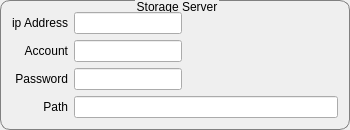
         <widget class="QGroupBox" name="storage_groupBox">
          <property name="styleSheet">
           <string notr="true">QGroupBox{
border-width:1px;
border-style:solid;
border-radius: 10px;
border-color:gray;
margin-top:2.5ex;
}
QGroupBox::title{
subcontrol-origin:margin;
subcontrol-position:top center;
padding:0 1x;
}</string>
          </property>
          <property name="title">
           <string>Storage Server</string>
          </property>
          <layout class="QGridLayout" name="gridLayout_12">
           <item row="0" column="0">
            <widget class="QLabel" name="storage_ip_label">
             <property name="text">
              <string>ip Address</string>
             </property>
             <property name="alignment">
              <set>Qt::AlignRight|Qt::AlignTrailing|Qt::AlignVCenter</set>
             </property>
            </widget>
           </item>
           <item row="1" column="0">
            <widget class="QLabel" name="storage_account_label">
             <property name="text">
              <string>Account</string>
             </property>
             <property name="alignment">
              <set>Qt::AlignRight|Qt::AlignTrailing|Qt::AlignVCenter</set>
             </property>
            </widget>
           </item>
           <item row="1" column="1">
            <widget class="QLineEdit" name="storage_account_lineEdit"/>
           </item>
           <item row="1" column="2">
            <spacer name="horizontalSpacer_6">
             <property name="orientation">
              <enum>Qt::Horizontal</enum>
             </property>
             <property name="sizeHint" stdset="0">
              <size>
               <width>150</width>
               <height>20</height>
              </size>
             </property>
            </spacer>
           </item>
           <item row="2" column="0">
            <widget class="QLabel" name="storage_pw_label">
             <property name="text">
              <string>Password</string>
             </property>
             <property name="alignment">
              <set>Qt::AlignRight|Qt::AlignTrailing|Qt::AlignVCenter</set>
             </property>
            </widget>
           </item>
           <item row="2" column="1">
            <widget class="PasswordEdit" name="storage_pw_lineEdit"/>
           </item>
           <item row="3" column="0">
            <widget class="QLabel" name="storage_path_label">
             <property name="text">
              <string>Path</string>
             </property>
             <property name="alignment">
              <set>Qt::AlignRight|Qt::AlignTrailing|Qt::AlignVCenter</set>
             </property>
            </widget>
           </item>
           <item row="3" column="1" colspan="2">
            <widget class="QLineEdit" name="storage_path_lineEdit">
             <property name="minimumSize">
              <size>
               <width>250</width>
               <height>0</height>
              </size>
             </property>
            </widget>
           </item>
           <item row="0" column="1">
            <widget class="QLineEdit" name="storage_ip_lineEdit"/>
           </item>
          </layout>
         </widget>
